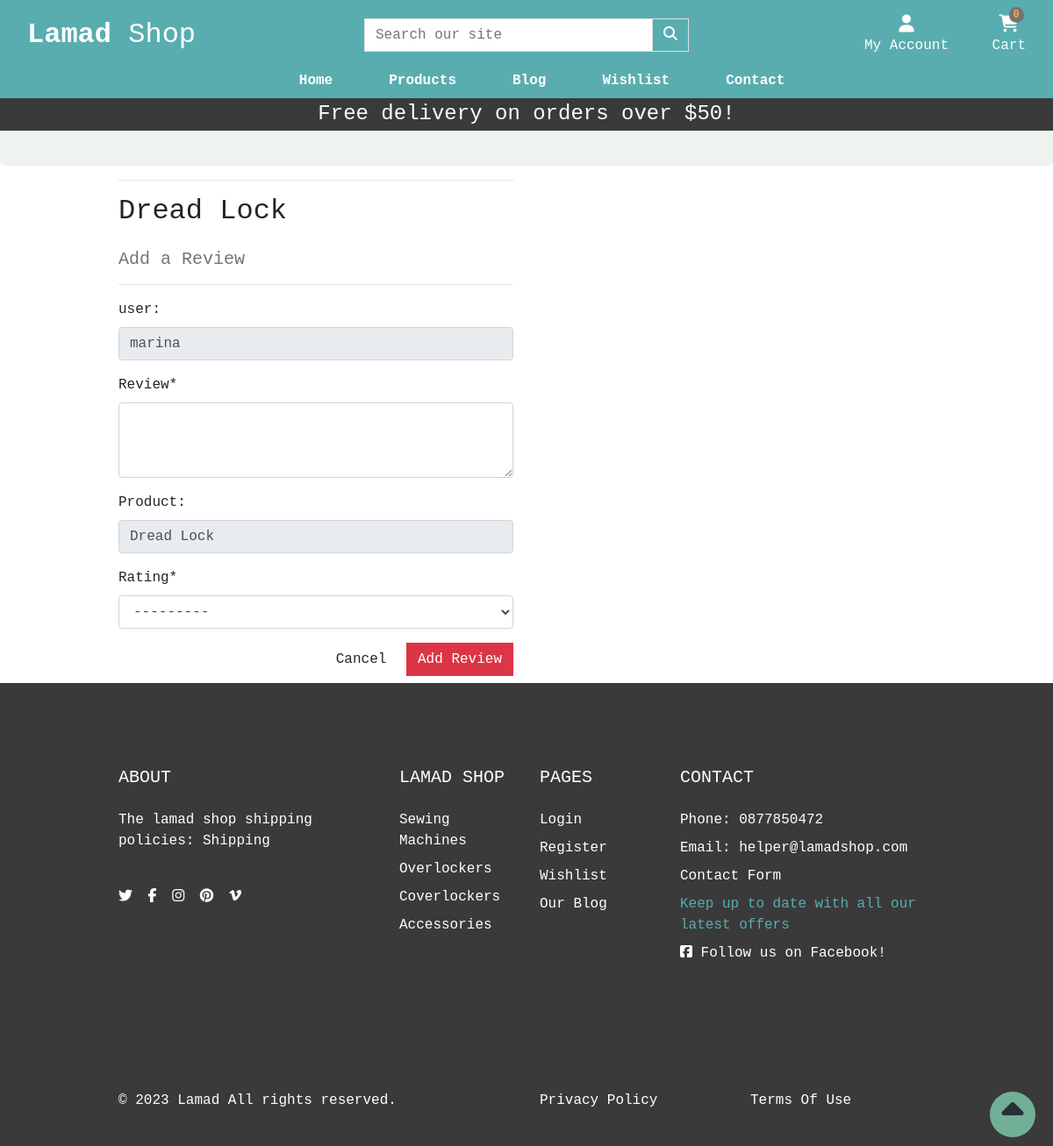
Page /shop/add_review/20/ (signed in) on the committed database.
### shop/models.py (models this page shows, shortened)
class Product(models.Model):
    name = models.CharField(max_length=100, unique=True)
    slug = models.SlugField(max_length=150, unique=True)
    description = models.TextField(max_length=500, blank=True)
    price = models.DecimalField(max_digits=6, decimal_places=2)
    stock = models.SmallIntegerField()
    in_stock = models.BooleanField(default=True)
    has_sizes = models.BooleanField(default=False, blank=True)
    category = models.ForeignKey(Category, on_delete=models.CASCADE)
    created_at = models.DateTimeField(auto_now_add=True)
    updated_at = models.DateTimeField(auto_now=True)
    image_url = models.URLField(max_length=1024, null=True, blank=True)
    image = models.ImageField(null=True, blank=True, upload_to='products/')
    rating = models.SmallIntegerField(null=True)

class Rating(models.Model):
    rating = models.SmallIntegerField()
    def __str__(self):
        return str(self.rating)

class Category(models.Model):
    name = models.CharField(max_length=100)
    slug = models.SlugField(max_length=100, unique=True)
    friendly_name = models.CharField(max_length=100, null=True, blank=True)
    description = models.TextField(max_length=250, blank=True)
    class Meta:
        verbose_name = 'category'
        verbose_name_plural = 'Categories'
    def get_absolute_url(self):
        return reverse('shop:products_by_category', args=[self.slug])

### account/models.py (models this page shows, shortened)
class CustomUser(AbstractUser):
    username = models.CharField(max_length=20, unique=True)
    email = models.EmailField(_('email address'), unique=True, max_length=100)
    is_email_verified = models.BooleanField(default=False)

### shop/views.py (the view, shortened to what this page needs)
# urls.py: path('add_review/<int:product_id>/', views.add_review, name='add_review'),
@login_required(login_url='account:signin')
def add_review(request, product_id):
    form = ReviewForm()
    product = get_object_or_404(Product, pk=product_id)
    user = request.user
    review = Review(user=user, product=product)
    context = {'product': product, 'user': user, 'form': form}
    return render(request, 'shop/add_review.html', context)

### shop/forms.py
class ReviewForm(forms.ModelForm):
    review = forms.CharField(widget=forms.Textarea(), required=True)
    class Meta:
        model = Review
        exclude = ['user',  'product']

### cart/contexts.py (called while the page is built, shortened)
def cart_contents(request):
    cart_items = []
    total = 0
    product_count = 0
    cart = request.session.get('cart', {})
    if total < settings.FREE_DELIVERY_THRESHOLD:
        delivery = total * Decimal(settings.STANDARD_DELIVERY_PERCENTAGE / 100)
        free_delivery_delta = settings.FREE_DELIVERY_THRESHOLD - total
    else:
        delivery = 0
        free_delivery_delta = 0
    grand_total = delivery + total
    context = {
        'cart_items': cart_items,
        'total': total,
        'product_count': product_count,
        'delivery': delivery,
        'free_delivery_delta': free_delivery_delta,
        'free_delivery_threshold': settings.FREE_DELIVERY_THRESHOLD,
        'grand_total': grand_total,
    }
    return context

### shop/contexts.py (called while the page is built)
def nav_menu(request):
    menu = Category.objects.all()
    return dict(menu=menu)

### shop/templates/shop/add_review.html (shortened to what this page needs)
{% extends "base.html" %}
{% load crispy_forms_tags %}
{% load static %}
{% block content %}
    <div class="overlay"></div>
    <div class="container">
        <div class="row">
            <div class="col-12 col-md-6">
                <hr>
                <h2 class="logo-font mb-4">{{ product.name }}</h2>
                <h5 class="text-muted">Add a Review</h5>
                <hr>
            </div>
        </div>
        <div class="row">
            <div class="col-12 col-md-6">
                <form method="POST" action="{% url 'shop:add_review' product.id %}" class="form mb-2">
                      <div class="form-group">
                        <label for="user">user:</label>
                        <input type="text" class="form-control" id="user" name="user" value="{{ request.user.username }}" disabled>
                      </div>
                      <div class="form-group">
                        <label for="review">Review*</label>
                        <textarea class="form-control" id="review" rows="3" name="review"></textarea>
                      </div>
                      <div class="form-group">
                        <label for="product">Product:</label>
                        <input type="text" class="form-control" id="product" value="{{ product.name }}" name="product" disabled>
                      </div>
                      <div class="form-group">
                        {{ form.rating|as_crispy_field }}
                      </div>
                    <div class="text-right">
                        <a class="btn btn-outline-black rounded-0" href="{% url 'shop:products' %}">Cancel</a>
                        <button class="btn btn-danger rounded-0" type="submit">Add Review</button>
                    </div>
                </form>
            </div>
        </div>
    </div>
{% endblock %}

### templates/base.html (shortened to what this page needs)
{% load static %}
<!doctype html>
<html lang="en">
  <head>
    {% block corecss %}
    <link rel="stylesheet" href="https://cdn.jsdelivr.net/npm/bootstrap@4.6.2/dist/css/bootstrap.min.css">
    <link rel="stylesheet" href="https://cdn.jsdelivr.net/npm/bootstrap-icons@1.10.3/font/bootstrap-icons.css">
    <link href="{% static 'css/base.css' %}" rel="stylesheet">
    {% endblock %}
    {% block extra_css %}
    <link href="//cdn-images.mailchimp.com/embedcode/classic-071822.css" rel="stylesheet" type="text/css">
    {% endblock %}
  </head>
  <body>
    <header class="container-fluid">
        <div id="topnav" class="row nav-bg-color pt-lg-2 d-none d-lg-flex">
            <div class="col-12 col-lg-4 my-auto py-1 py-lg-0 text-center text-lg-left">
                <a href="{% url 'home:home' %}" class="nav-link main-logo-link">
                  <h2 class="logo-font text-white my-0"><strong>Lamad</strong> Shop</h2>
                </a>
            </div>
            <div class="col-12 col-lg-4 my-auto py-1 py-lg-0">
                <form method="GET" action="{% url 'shop:products' %}">
                    <div class="input-group w-100">
                        <input class="form-control border border-black rounded-0" type="text" name="q" placeholder="Search our site">
                        <div class="input-group-append">
                            <button class="form-control btn nav-bg-color border border-black rounded-0" type="submit" aria-label="Search our products">
                                <span class="icon">
                                    <i class="fas fa-search"></i>
                                </span>
                            </button>
                        </div>
                    </div>
                </form>
            </div>
            <div class="col-12 col-lg-4 my-auto py-1 py-lg-0">
                <ul class="list-inline list-unstyled text-center text-lg-right my-0">
                    <li class="list-inline-item dropdown">
                        <a class="text-sly nav-link" href="#" id="dt-user-options" data-toggle="dropdown" aria-haspopup="true" aria-expanded="false">
                            <div class="text-center">
                                {% if request.user.is_authenticated %}
                                    <div><i class="fas fa-user fa-lg"></i></div>
                                    <p class="my-0 text-white">My Account</p>
                                {% else %}
                                    <div><i class="fas fa-user fa-lg"></i></div>
                                    <p class="my-0 text-white">Login / Sign Up</p>
                                {% endif %}
                            </div>
                        </a>
                    </li>
                    <li class="list-inline-item">
                        <a class="{% if grand_total %}text-info font-weight-bold{% else %}text-white{% endif %} nav-link" href="{% url 'cart:cart' %}">
                            <div class="text-center">
                                <div><span class="position-absolute top-0 left-100 translate-middle badge rounded-pill bg-light my-button">{{ request.session.cart.keys | length }}</span></div>
                                <div><i class="fa-solid fa-cart-shopping fa-lg"></i></div>
                                <p class="my-0 cart-amount">
                                    {% if grand_total %}
                                        ${{ grand_total|floatformat:2 }}
                                    {% else %}
                                        Cart
                                    {% endif %}
                                </p>
                            </div>
                        </a>
                    </li>
                </ul>
            </div>
        </div>
        <div class="row second-nav">
            <nav class="navbar navbar-expand-lg navbar-dark text-sly w-100">
                    {% include 'includes/mobile-top-header.html' %}
                    {% include 'includes/main-nav.html' %}
            </nav>
        </div>
        <div id="delivery-banner" class="row text-center">
            <div class="col my-secondary text-white">
                <h4 class="logo-font my-1">Free delivery on orders over ${{ free_delivery_threshold }}!</h4>
            </div>
        </div>
    </header>
    {% block content %}
    {% endblock %}
    <a href="#" id="to-top" aria-label="move to top of page">
      <span class="move_to_top">
        <i class="fas fa-caret-up"></i>
      </span>
    </a>
     <footer class="footer" style="background: #3a3a3a">
        <div class="py-5">
          <div class="container py-5">
            <div class="row gx-5 gy-4">
              <div class="col-lg-4">
                 <h5 class="text-white text-uppercase mb-4">ABOUT</h5>
                 <p class="text-white">The lamad shop shipping policies: <a href="{% url 'contact:shipping' %}" class='text-white'>Shipping</a></p>
                 <br>
                <ul class="list-inline mb-0">
                  <li class="list-inline-item me-3"><a class="reset-anchor" href="https://twitter.com" target="_blank" rel="noopener" aria-label="Visit our twitter page(opens on a new tab)"><i class="fab fa-twitter"></i></a></li>
                  <li class="list-inline-item me-3"><a class="reset-anchor" href="https://facebook.com" target="_blank" rel="noopener" aria-label="Visit our facebook page(opens on a new tab)"><i class="fab fa-facebook-f"></i></a></li>
                  <li class="list-inline-item me-3"><a class="reset-anchor" href="https://instagram.com" target="_blank" rel="noopener" aria-label="Visit our instagram page(opens on a new tab)"><i class="fab fa-instagram"></i></a></li>
                  <li class="list-inline-item me-3"><a class="reset-anchor" href="https://pinterest.com" target="_blank" rel="noopener" aria-label="Visit our pinterest page(opens on a new tab)"><i class="fab fa-pinterest"></i></a></li>
                  <li class="list-inline-item"><a class="reset-anchor" href="https://vimeo.com" target="_blank" rel="noopener" aria-label="Visit our vimeo page(opens on a new tab)"><i class="fab fa-vimeo-v"></i></a></li>
                </ul>
              </div>
              <div class="col-lg-2 col-md-6">
                <h5 class="text-white text-uppercase mb-4">Lamad Shop</h5>
                <ul class="list-unstyled text-sm fw-normal mb-0">
                  {% for category in menu %}
                  <li class="mb-1 pb-1"><a href="{{ category.get_absolute_url }}" class="reset-anchor">{{category.name}}</a></li>
                  {% endfor %}
                </ul>
              </div>
              <div class="col-lg-2 col-md-6">
                <h5 class="text-white text-uppercase mb-4">Pages</h5>
                <ul class="list-unstyled text-sm fw-normal mb-0">
                  <li class="mb-1 pb-1"> <a class="reset-anchor" href="{% url 'account:signin' %}">Login</a></li>
                  <li class="mb-1 pb-1"> <a class="reset-anchor" href="{% url 'account:register' %}">Register</a></li>
                  <li class="mb-1 pb-1"> <a class="reset-anchor" href="{% url 'wishlist:wish_list' %}">Wishlist</a></li>
                  <li class="mb-1 pb-1"> <a class="reset-anchor" href="{% url 'blog:articles' %}">Our Blog</a></li>
                </ul>
              </div>
              <div class="newsletter col-lg-4">
                <h5 class="text-white text-uppercase mb-4">Contact</h5>
                <ul class="list-unstyled text-sm fw-normal mb-0">
                  <li class="mb-1 pb-1 text-white">Phone: 0877850472</li>
                  <li class="mb-1 pb-1 text-white">Email: helper@lamadshop.com</li>
                  <li class="mb-1 pb-1"><a href="{% url 'contact:contact' %}" class="reset-anchor">Contact Form</a></li>
                  <li class="mb-1 pb-1 text-sly">Keep up to date with all our latest offers</li>
                  <li class="mb-1 pb-1 text-white"><a href="https://www.facebook.com/profile.php?id=100091956826416" target="_blank" rel="noopener" aria-label="Visit us (opens on a new tab)"><i class="fab fa-facebook-square"></i> Follow us on Facebook!</a></li>
                </ul>
              </div>
            </div>
          </div>
        </div>
        <div class="copyrights py-4" style="background: #3a3a3a">
          <div class="container py-3">
            <div class="row align-items-center gy-3">
              <div class="col-md-6">
                <p class="mb-0 text-sm fw-normal text-white">&copy; 2023 <a class="reset-anchor text-white" href="{% url 'home:home' %}">Lamad</a> All rights reserved.</p>
              </div>
              <div class="col-md-3">
                <p class="mb-0 text-sm fw-normal text-sly"><a class="reset-anchor text-white" href="{% url 'home:privacy' %}">Privacy Policy</a></p>
              </div>
              <div class="col-md-3">
                <p class="mb-0 text-sm fw-normal text-sly"><a class="reset-anchor text-white" href="{% url 'home:terms' %}">Terms Of Use</a></p>
              </div>
            </div>
          </div>
        </div>
      </footer>
  </body>
</html>

### static/css/base.css (style rules this page uses)
html { height: 100%; }
body { font-family: 'Courier New', Courier, monospace; background-color: #fff; }
.nav-bg-color { background-color: #59adaf; }
a { color: black; }
li > a { color: white; }
.rounded-pill { border-radius: 60rem!important; }
.top-0 { top: 0!important; }
.bg-light { background-color: #727475 !important; }
.my-secondary { background-color: #3a3a3a; }
.my-button { color: #fda93b; }
.text-white { color: white; }
.navbar { padding: 0; }
.second-nav { padding: 0; background-color:#59adaf; min-width: 100%; }
.fas { color: #fff; }
.fa-cart-shopping { color: #fff; }
.text-sly { color: #59adaf !important; }
.main-logo-link { width: fit-content; }
.cart-amount { color: #fff; }
.overlay { background-color: rgba(226, 235, 229, 0.6); border-radius: 5px; text-align: center; padding: 20px; }
li { list-style-type: none; }
#to-top { text-decoration: none; align-items: center; position: fixed; bottom: 10px; right: 20px; z-index: 10000; }
#to-top>span { width: 52px; height: 52px; border-radius: 52px; text-decoration: none; line-height: 52px; background-color: rgba(137, 227, 191, 0.7); border: 2px solid transparent; text-align: center; }
#to-top i { color: #292F36; font-size: 250%; }
.move_to_top { position: relative; display: inline-block; vertical-align: middle; }
@media (min-width: 1200px) { .container { max-width: 80%; } }

### rows in the picture
Product: name "Dread Lock", product "Dread Lock"
CustomUser: user "marina"
Rating: rating "---------"
Category: name "Sewing Machines"
Category: name "Overlockers"
Category: name "Coverlockers"
Category: name "Accessories"

### other values in the picture
{{ request.session.cart.keys | length }} "0"
{{ free_delivery_threshold }} "50"
